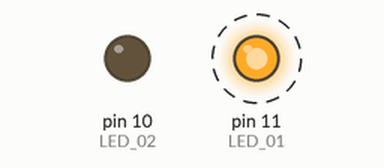
Bench run of a sketch on a simulated Arduino Uno, built with avr-gcc and run on an emulated ATmega328P. Parts: output pins drawn as LEDs (lit = HIGH). Dashed ring = blinking.

Above: at 0.5 s.
Timing chart, 0 to 4.6 s (numbered marks = the images above):
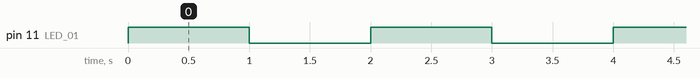

Measured:
- by itself, pin 11 (LED_01): alternates HIGH for 1.0 s and LOW for 1.0 s

The sketch:

Blink_Timer.ino
```cpp
/**
 * O Led01 deve piscar 4 vezes mais rápido que o led02;
 */

#define LED_01 11
#define LED_02 10
#define BUTTON 2

void setup()
{
  pinMode(LED_01, OUTPUT);
  pinMode(LED_02, OUTPUT);
  pinMode(BUTTON, INPUT);

  Serial.begin(9600);

  // Configuração do TIMER1
  TCCR1A = 0;                //confira timer para operação normal
  TCCR1B = 0;                //limpa registrador
  TCNT1  = 0;                //zera temporizad

  OCR1A = 0x3D09;                                   // carrega registrador de comparação A: 16MHz/1024/1Hz = 15625 = 0X3D09
  TCCR1B |= (1 << WGM12) | (1<<CS10)|(1 << CS12);   // modo CTC, prescaler de 1024: CS12 = 1 e CS10 = 1
  TIMSK1 |= (1 << OCIE1A);                          // habilita interrupção por igualdade de comparação
}


void loop()
{
  delay(1);
}

ISR(TIMER1_COMPA_vect)          // interrupção por igualdade de comparação no TIMER1
{
  digitalWrite(LED_01, digitalRead(LED_01) ^ 1);   //inverte estado do LED
}
```
